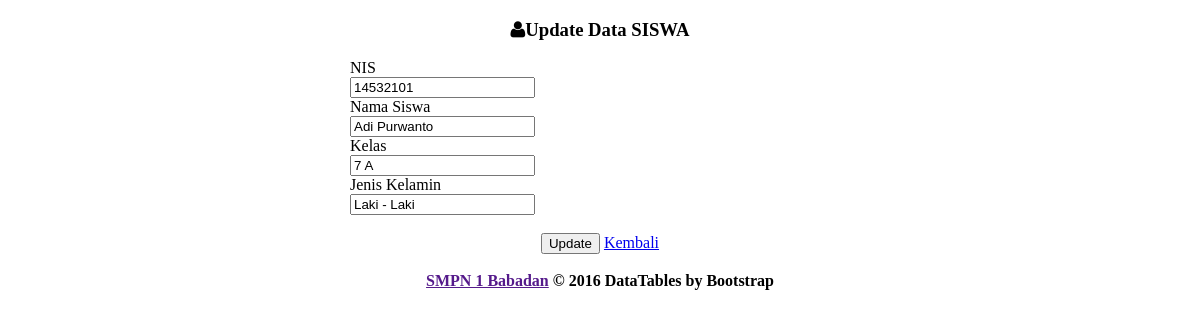
/admin/siswa_edit.php?nis=14532101, run on the app's committed database.
### tables this page shows
CREATE TABLE `siswa` (
  `nis` int(9) NOT NULL,
  `nama` varchar(100) NOT NULL,
  `kelas` varchar(100) NOT NULL,
  `jenis` enum('Laki - Laki','Perempuan') NOT NULL
);

### admin/siswa_edit.php (the view, shortened to what this page needs)
<?php include "conn.php"; ?>
<!DOCTYPE html>
<html lang="en">
<head>
    <head>
	    <link rel="stylesheet" href="datatables/dataTables.bootstrap.css"/>
        <link type="text/css" href="images/icons/css/font-awesome.css" rel="stylesheet">
    </head>
    <body>
            <div class="container">
                <div class="row">
                    <div class="span12">
                        <div class="content">
                            <?php
           $nis = $_GET['nis'];
			$sql = mysqli_query($koneksi, "SELECT * FROM siswa WHERE nis='$nis'");
			if(mysqli_num_rows($sql) == 0){
				header("Location: siswa.php");
			}else{
				$row = mysqli_fetch_assoc($sql);
			}
			?>
            <center><div class="panel panel-warning" style="width: 500px;">
                        <div class="panel-heading">
                        <h3 class="panel-title"><i class="icon-user"></i>Update Data SISWA</h3> </div>
                        <div class="panel-body">
                         <form name="form1" id="form1" class="form-horizontal row-fluid" action="?page=siswa_update" method="POST" >
										<div align="left" class="control-group">
											<label class="control-label" for="basicinput">NIS</label>
											<div class="controls">
												<input type="text" name="nis" id="nis" value="<?php echo $row['nis']; ?>" placeholder="NIS Siswa Tolong diisi" class="form-control span8 tip" readonly="yes">
											</div>
										</div>
										<div align="left" class="control-group">
											<label class="control-label" for="basicinput">  Nama Siswa</label>
											<div class="controls">
												<input type="text" name="nama" id="nama" value="<?php echo $row['nama']; ?>" placeholder="Nama Siswa" class="form-control span8 tip" required>
											</div>
										</div>
										<div align="left" class="control-group">
											<label class="control-label" for="basicinput">   Kelas</label>
											<div class="controls">
												<input type="text" name="kelas" id="kelas" value="<?php echo $row['kelas']; ?>" placeholder="Kelas" class="form-control span8 tip" required>
											</div>
										</div>
                                        <div align="left" class="control-group">
											<label class="control-label" for="basicinput">Jenis Kelamin</label>
											<div class="controls">
												<input name="jenis" id="jenis" value="<?php echo $row['jenis']; ?>" class=" form-control span8 tip" type="text" placeholder="Laki - Laki atau Perempuan" required />
											</div>
										</div>
<br
										<div class="control-group">
											<div class="controls">
												<input type="submit" name="update" id="update" value="Update" class="btn btn-sm btn-primary"/>
                                               <a href="?page=siswa" class="btn btn-sm btn-danger">Kembali</a>
											</div>
										</div>
                        </div>
                    </div>
                </div>
            </div>
        <br />
        <div class="footer span-12">
            <div class="container">
              <center> <b class="copyright"><a href=""> SMPN 1 Babadan</a> &copy; 2016 DataTables by Bootstrap </b></center>
            </div>
        </div>
    </body>

### data on the page
siswa: nis "14532101", nama "Adi Purwanto", kelas "7 A", jenis "Laki - Laki"
